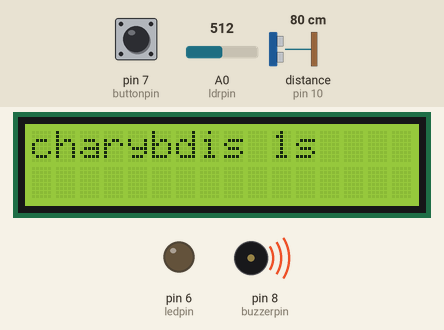
This sketch was run on a simulated Arduino Uno, built with avr-gcc and run on an emulated ATmega328P. On the bench: 16×2 character LCD, output pins drawn as LEDs (lit = HIGH), buzzer (waves = sounding, pin HIGH). Wiring (inferred from the names in the program): ultrasonic range finder: trigger pin 9; echo pin 10. Dashed ring = blinking. Inputs (shaded band) come from the test bench; at power-on: distance to the obstacle (sensor on pin 10) 80 cm, A0 (ldrpin) = 512, pin 7 (buttonpin) HIGH. The echo pulse lasts 58.3 µs per cm; pins used as bus, display or sensor lines are not drawn; what the sketch prints to the serial monitor is not drawn. At 19.4 s the program stops and its outputs stay as they are.

Above: at 1.2 s.
1.3 s: distance to the obstacle (sensor on pin 10) set to 299 cm
At 2.5 s:
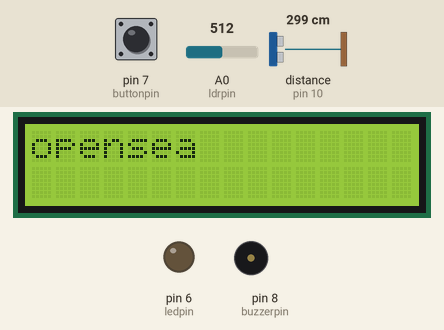
2.8 s: A0 (ldrpin) set to 501
At 2.98 s:
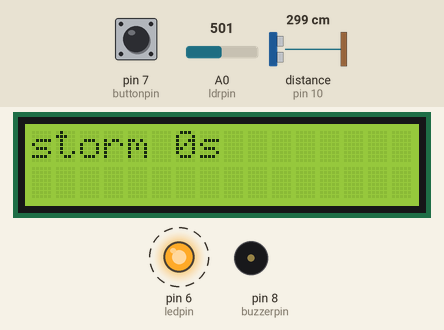
5.3 s: pin 7 (buttonpin) pulled LOW for 0.15 s
At 6.4 s:
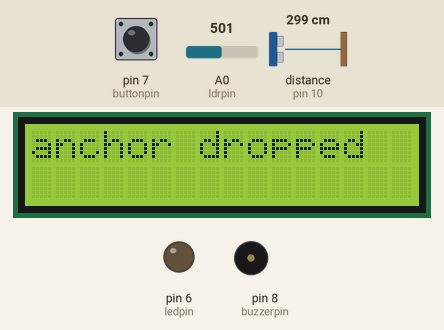
8.4 s: distance to the obstacle (sensor on pin 10) set to 2 cm
11.4 s: distance to the obstacle (sensor on pin 10) set to 18 cm
14.4 s: pin 7 (buttonpin) pulled LOW for 1 s
At 20.0 s:
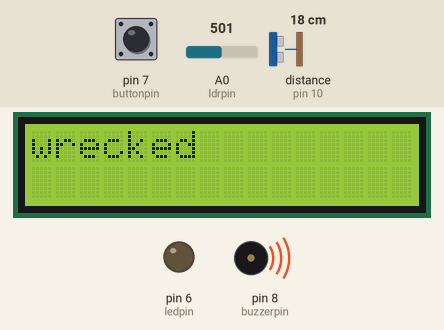
Timing chart, 0 to 20.9 s (numbered marks = the images above; inputs shaded):
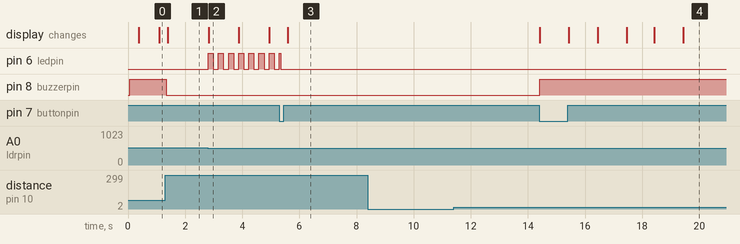

Measured:
- the behaviour switches between 512 and 511 on A0 (ldrpin) (found by bisection; images 1 and 2)
- after the input at 1.3 s, pin 8 (buzzerpin): HIGH → LOW at once; the display: changes after 0.10 s (image 1)
- after the input at 2.8 s, pin 6 (ledpin): alternates HIGH for 0.18 s and LOW for 0.18 s, starting at once; the display: changes at once (image 2)
- after the input at 5.3 s, the display: changes after 0.28 s (image 3)
- after the input at 8.4 s, every drawn part: stays the same
- after the input at 11.4 s, every drawn part: stays the same
- after the input at 14.4 s, pin 8 (buzzerpin): LOW → HIGH at once; the display: first changes at once (image 4 shows a later state)
- what the display in image 2 shows lasts 1.1 s, from 2.8 s to 3.9 s

The sketch:

binit_0822_task2.ino
```cpp
//very important infooo
// while pressing the pushbutton push it goofor solid 0.5sec since the tinkercad has slow time/freuency
//it is little slow in reading so press it till the state is changed to anchor drop
#include<Adafruit_LiquidCrystal.h>

//pin declaration for ultrasonic sensor
const int trigpin = 9;
const int echopin = 10;
const int ldrpin = A0;


//pin declaration for blinker storm
const int ledpin = 6;
unsigned long lastblinktime = 0;
bool ledstate = false;

//pin declaration for buzzer
const int buzzerpin = 8;

//fixed val
const float vcc = 5.0;

//anchor button pin declaration
const int buttonpin = 7;
int lastbuttonstate = HIGH;   // HIGH means not pressed (with INPUT_PULLUP)
bool anchordropped = false;   // starts as "not dropped"

//as of now useless since tinker cad is auto starting brightness at 0
//for photo resistor but this variable will be used in reall life
String displayv;
float halfinitialbrightness;

Adafruit_LiquidCrystal lcd_1(0);

//timer charybdis
unsigned long charybdisStartTime = 0;
bool wasCharybdis = false; // only resets the timer once u switch disaster
//timer storm
unsigned long stormStartTime = 0;
bool wasstorm = false; // reset the timer for storm + variable to maintain the order on which disaster came

// function defined for light
float brightness() {
  int rawValue = analogRead(ldrpin);
  return rawValue;
}


//function defined for charybdis dist
float getDistance() {
  digitalWrite(trigpin, LOW);
  delayMicroseconds(2);
  digitalWrite(trigpin, HIGH);
  delayMicroseconds(10);
  digitalWrite(trigpin, LOW);

  long duration = pulseIn(echopin, HIGH, 20000); // this might give error if u pull the object farther than 300 cm cause
  if (duration == 0) return 999; // no echo = treat as far away, not "0cm"
  float distanceCm = duration * 0.0343 / 2; //cause there is a timeout for pulse in at 20000 (to make the code even faster)

  return distanceCm;
}


//function defined for anchor button state check
bool checkButtonPressed() {
  int currentState = digitalRead(buttonpin);
  bool justPressed = (currentState == LOW && lastbuttonstate == HIGH);
  lastbuttonstate = currentState;
  return justPressed;
}


void setup() {
  Serial.begin(9600);
  pinMode(trigpin, OUTPUT);// ultrasonic sensor
  pinMode(echopin, INPUT);
  pinMode(buttonpin, INPUT_PULLUP);//anchor button
  pinMode(ledpin, OUTPUT);// storm light
  pinMode(buzzerpin, OUTPUT);//buzzer pin
  lcd_1.begin(16, 2);

//rightnow nor used but usable in real life simulations
  halfinitialbrightness = brightness() / 2;
  displayv = "open sea";
}


void loop() {
  float distv = getDistance(); // getting all the raw info before the loop starts
  float lightv = brightness();


//the  master key-- anchor button checker
  if (checkButtonPressed()) {
    anchordropped = !anchordropped;
  }
//nothing works if anchor dropped prpgram directly ends this loop
  if (anchordropped) {
    displayv = "anchor dropped";
    lcd_1.setCursor(0, 1);
    lcd_1.clear();
    lcd_1.print(displayv);
    Serial.println(displayv);

    wasstorm = false; // resets the timer for storm
    wasCharybdis = false; // reset the timer for charybdis

    digitalWrite(ledpin, LOW);// stops the blinker
    digitalWrite(buzzerpin, LOW); // not in charybdis, buzzer off
    return; // restarts the loop ,basically ends the code here
  }


  else {

    //CHARYBDIS
    if (distv < 100 && wasstorm == false) {

      if (!wasCharybdis) {
        charybdisStartTime = millis();
        wasCharybdis = true;
      }
      // 5 sec wrecked -- basically if the disatser time extends above 5 sec
      // it will enter this infinite loop never to escape until simulation restarted
       if (millis() - charybdisStartTime >= 5000) {
        lcd_1.setCursor(0, 1);
        lcd_1.clear();
        lcd_1.print("wrecked");
        while (true) {
          // trapped here forever — charybdis wrecked the ship
        }
       }
      //charybdis timer
    unsigned long elapsedSeconds = (millis() - charybdisStartTime) / 1000;
    displayv = "charybdis " + String(elapsedSeconds) + "s";

      digitalWrite(buzzerpin, HIGH); // buzzer sounds while near charybdis


    }
    //STORM
    else if (lightv < 512) {

      displayv = "storm";
      wasCharybdis = false;

      digitalWrite(buzzerpin, LOW); // not in charybdis, buzzer off

       if (!wasstorm) {
        stormStartTime = millis();
        wasstorm = true;
      }
     //5 sec disaster rule- wrecked - same as above
     // if disatster persist more than 5 sec code  will run into a infinite loop to never escape again
     // until simulation restarted
      if (millis() - stormStartTime >= 5000) {
        lcd_1.setCursor(0, 1);
        lcd_1.clear();
        lcd_1.print("wrecked");
        while (true) {
          // trapped here forever — storm wrecked the ship
        }
      }
      // timer for storm printer
      unsigned long stormElapsed = (millis() - stormStartTime) / 1000;
      displayv = "storm " + String(stormElapsed) + "s";


       // LED blink , without blocking the entire code
  if (millis() - lastblinktime >= 150) { // toggle every 300ms
    ledstate = !ledstate;
    digitalWrite(ledpin, ledstate);
    lastblinktime = millis();
  }

    }
    else {
      // OPEN SEA
      displayv = "opensea";
      wasCharybdis = false; //reseting the charybdis timer
      wasstorm = false; // resets the storm timer + also helps to maintain the disaster of order

      digitalWrite(ledpin, LOW); //shuts of the blinker
      digitalWrite(buzzerpin, LOW); // not in charybdis, buzzer off
    }


// final printer

    lcd_1.setCursor(0, 1);
    lcd_1.clear();
    lcd_1.print(displayv);
    Serial.println(displayv);
  }
}
```
